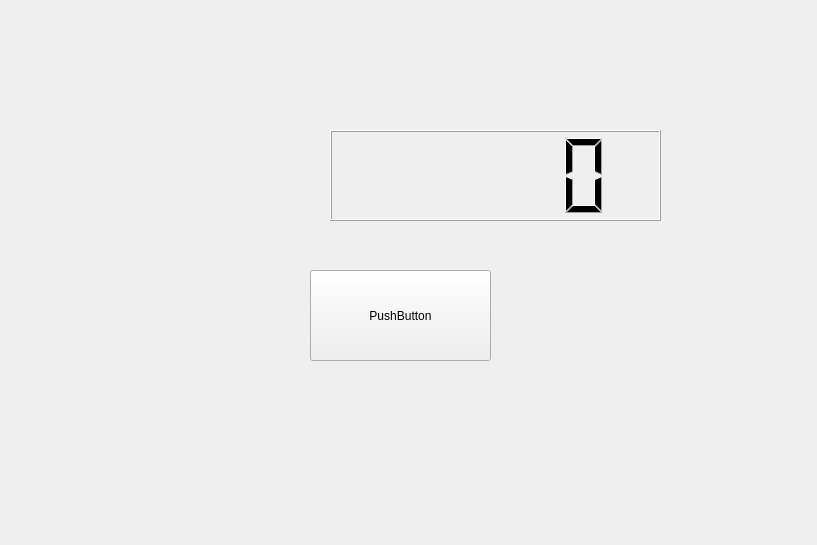
<?xml version="1.0" encoding="UTF-8"?>
<ui version="4.0">
 <class>MyWidget</class>
 <widget class="QWidget" name="MyWidget">
  <property name="geometry">
   <rect>
    <x>0</x>
    <y>0</y>
    <width>817</width>
    <height>545</height>
   </rect>
  </property>
  <property name="windowTitle">
   <string>MyWidget</string>
  </property>
  <widget class="QPushButton" name="pushButton">
   <property name="geometry">
    <rect>
     <x>310</x>
     <y>270</y>
     <width>181</width>
     <height>91</height>
    </rect>
   </property>
   <property name="text">
    <string>PushButton</string>
   </property>
  </widget>
  <widget class="QLCDNumber" name="lcdNumber">
   <property name="geometry">
    <rect>
     <x>330</x>
     <y>130</y>
     <width>331</width>
     <height>91</height>
    </rect>
   </property>
  </widget>
 </widget>
 <layoutdefault spacing="6" margin="11"/>
 <resources/>
 <connections/>
</ui>
